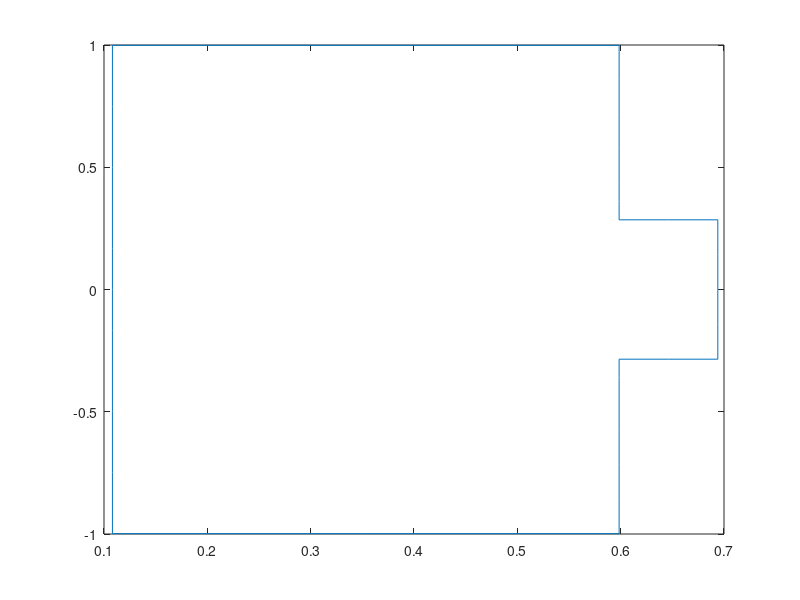

Source code (MATLAB): (Note: this script raises an error after producing the figure.)
vars = load('vars');
newVars = load('vars_afterFF');

CCSDAT = vars.CCSDAT;
WALL = vars.WALL;
SENSOR_NPRB = vars.SENSOR_NPRB;
SENSOR_FLXLP = vars.SENSOR_FLXLP;
SENSOR_TPRB = vars.SENSOR_TPRB;

figure()
plot(WALL.REV, WALL.ZEV)
hold on
plot(WALL.RES, WALL.ZES)

sum(CCSDAT.NCCN)
sum(CCSDAT.NCCN)
sum(WALL.KNN)
sum(WALL.KSN)


NMAX = SENSOR_NPRB.NUM + SENSOR_TPRB.NUM + SENSOR_FLXLP.NUM + sum(CCSDAT.NCCN)
JMAX = sum(CCSDAT.NCCN) + sum(CCSDAT.NCCN) + sum(WALL.KNN) + sum(WALL.KSN)

% 90 x 87 センサー数90　未知数87
AA = zeros(NMAX, JMAX);

newAA = newVars.AA;
newFF = newVars.FF;

figure()
plot(1:length(FF), FF)
hold on 
plot(1:length(newFF), newFF);
plot(newVars.FC)
legend('FF', 'newFF', 'FC')
[x y] = size(newAA);
figure() 
contour(newAA,'ShowText', 'on')

